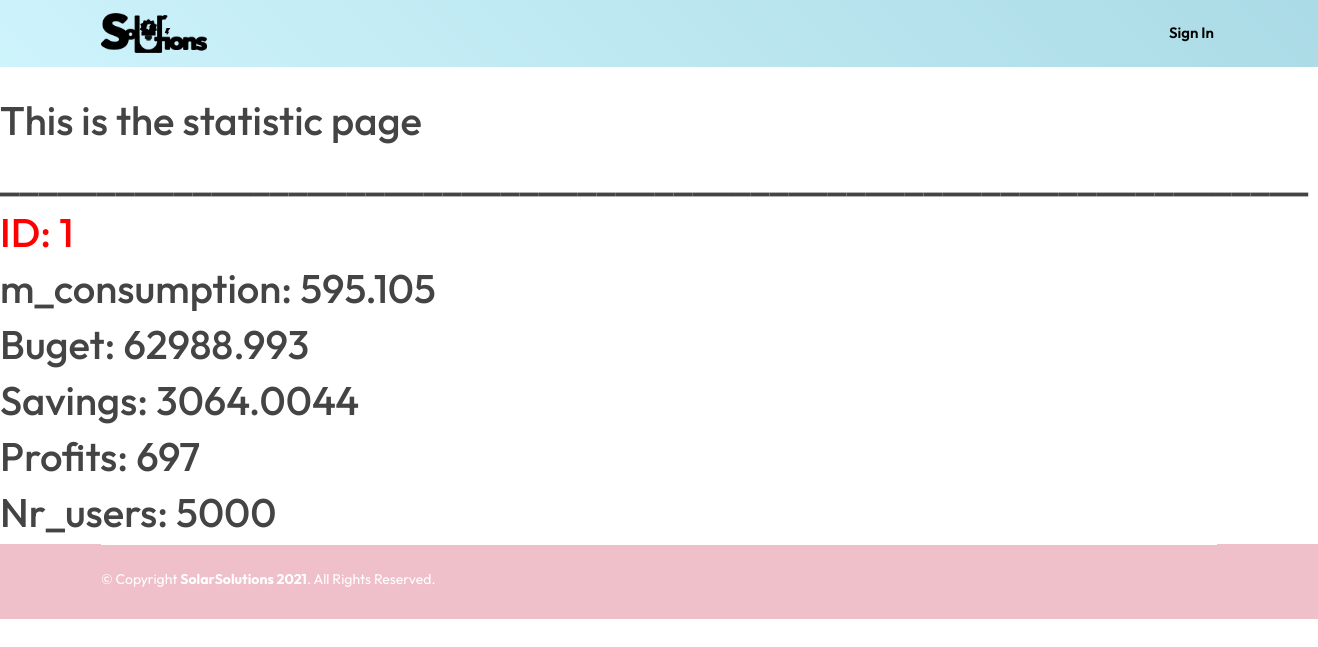
Screenshot of /stats with the database file from the repository.
### website/models.py (models this page shows)
class Stats(db.Model, UserMixin):
    id = db.Column(db.Integer, primary_key=True)
    m_consumption = db.Column(db.Integer)
    m_annual_savings = db.Column(db.Integer)
    m_annual_profits = db.Column(db.Integer)
    m_budget = db.Column(db.Integer)
    nr_users = db.Column(db.Integer)

### website/views.py (the view)
@views.route('/stats')
def stats():
    return render_template('stats.html', user=current_user, table_stats=Stats.query.all())

### website/templates/stats.html
{% extends "header_footer_general.html" %}
{% block content %}
<br>
<br>
<br>
<br>
<h1>This is the statistic page</h1>
<div style="display: block;">
{% for user in table_stats %}
<h1>____________________________________________________________________</h1>
<h1 style="color: red;"> ID: {{user.id}} </h1>
<h1>m_consumption: {{user.m_consumption}}</h1>
<h1>Buget: {{user.m_budget}}</h1>
<h1>Savings: {{user.m_annual_savings}}</h1>
<h1>Profits: {{user.m_annual_profits}}</h1>
<h1>Nr_users: {{user.nr_users}}</h1>
{% endfor %}
</div>
{% endblock %}

### website/static/assets/css/style.css (style rules this page uses)
body { font-family: "Outfit", sans-serif; color: #444444; }
h1, h2, h3, h4, h5, h6 { font-family: "Outfit", sans-serif; }

### rows the page displays
Stats: id "1", m_consumption "595.105", m_budget "62988.993", m_annual_savings "3064.0044", m_annual_profits "697", nr_users "5000"
